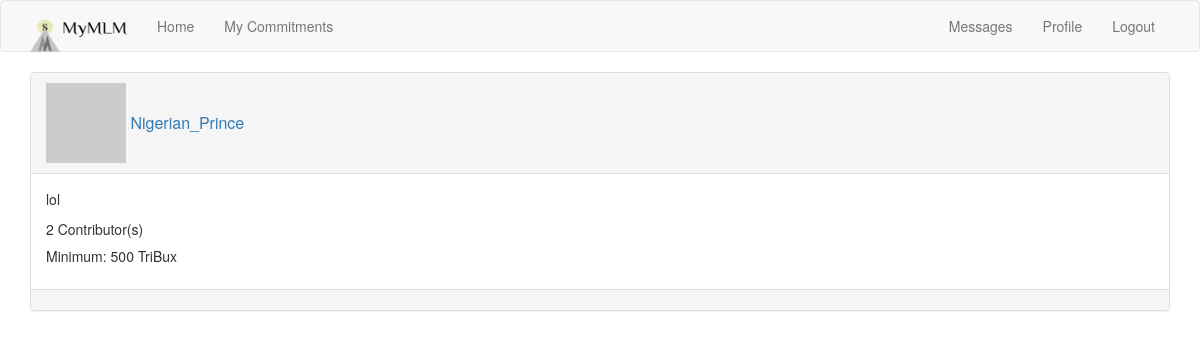
Screenshot of /view/2 (signed in) with the database file from the repository.
### app/models.py (models this page shows, shortened)
class User(UserMixin, db.Model):
    id = db.Column(db.Integer, primary_key=True)
    username = db.Column(db.String(64), index=True, unique=True)
    email = db.Column(db.String(120), index=True, unique=True)
    password_hash = db.Column(db.String(128))
    about_me = db.Column(db.String(140))
    funds = db.Column(db.Integer, default=0)
    schemes = db.relationship('Scheme', secondary=association, backref=db.backref('users', lazy='dynamic'),
                              lazy='dynamic')
    top_schemes = db.relationship('Scheme', backref='top_user', lazy='dynamic')
    messages_sent = db.relationship('Message', foreign_keys='Message.sender_id', backref='author', lazy='dynamic')
    messages_received = db.relationship('Message', foreign_keys='Message.recipient_id', backref='recipient',
                                        lazy='dynamic')
    last_message_read_time = db.Column(db.DateTime)
    notifications = db.relationship('Notification', backref='user', lazy='dynamic')
    def avatar(self, size):
        digest = md5(self.email.lower().encode('utf-8')).hexdigest()
        return 'https://www.gravatar.com/avatar/{}?d=robohash&s={}'.format(digest, size)
    def has_scheme(self, scheme):
        return self.schemes.filter_by(id=scheme.id).count() > 0
    def new_messages(self):
        last_read_time = self.last_message_read_time or datetime(1950, 1, 1)
        return Message.query.filter_by(recipient=self).filter(Message.timestamp > last_read_time).count()

class Scheme(db.Model):
    id = db.Column(db.Integer, primary_key=True)
    title = db.Column(db.String(64))
    description = db.Column(db.String(1000))
    timestamp = db.Column(db.DateTime, index=True, default=datetime.utcnow)
    cost = db.Column(db.Integer)
    user_id = db.Column(db.Integer, db.ForeignKey('user.id'))
    parent_id = db.Column(db.Integer, db.ForeignKey('scheme.id'))
    parent = db.relationship('Scheme', backref=db.backref('child', uselist=False), uselist=False,
                             remote_side=[id])
    def get_users(self):
        return self.users.count()

### app/routes.py (the view)
@app.route('/view/<scheme_id>')
@login_required
def view_scheme(scheme_id):
    scheme = Scheme.query.filter_by(id=scheme_id).first_or_404()
    return render_template('view_scheme.html', scheme=scheme)

### app/models.py (called while the page is built)
@login.user_loader
def load_user(id):
    return User.query.get(int(id))

### app/templates/view_scheme.html
{% extends "base.html" %}
{% block app_content %}
    {% include "_scheme.html" %}
{% endblock %}

### app/templates/_scheme.html (shortened to what this page needs)
<html>
  <div class="panel panel-default">
    <div class="panel-heading">
    <h3 class="panel-title">
      <table>
        <td><a href="{{ url_for('user', username=scheme.top_user.username) }}"><img src="{{ scheme.top_user.avatar(32) }}"></a></td>
        <td><a href="{{ url_for('user', username=scheme.top_user.username) }}">&nbsp;{{ scheme.top_user.username }}</a></td>
    </table>
    </h3>
    </div>
    <div class="panel-body">
      <p>{{ scheme.description }}</p>
      <p>{{ scheme.get_users() }} Contributor(s)</p>
      <h5>Minimum: {{ scheme.cost }} TriBux</h5>
    </div>
    <div class="panel-footer">
    </div>
  </div>
</html>

### rows the page displays
User: top_user.username "Nigerian_Prince"
Scheme: description "lol", cost "500"

### other values shown
{{ scheme.get_users() }} "2"
